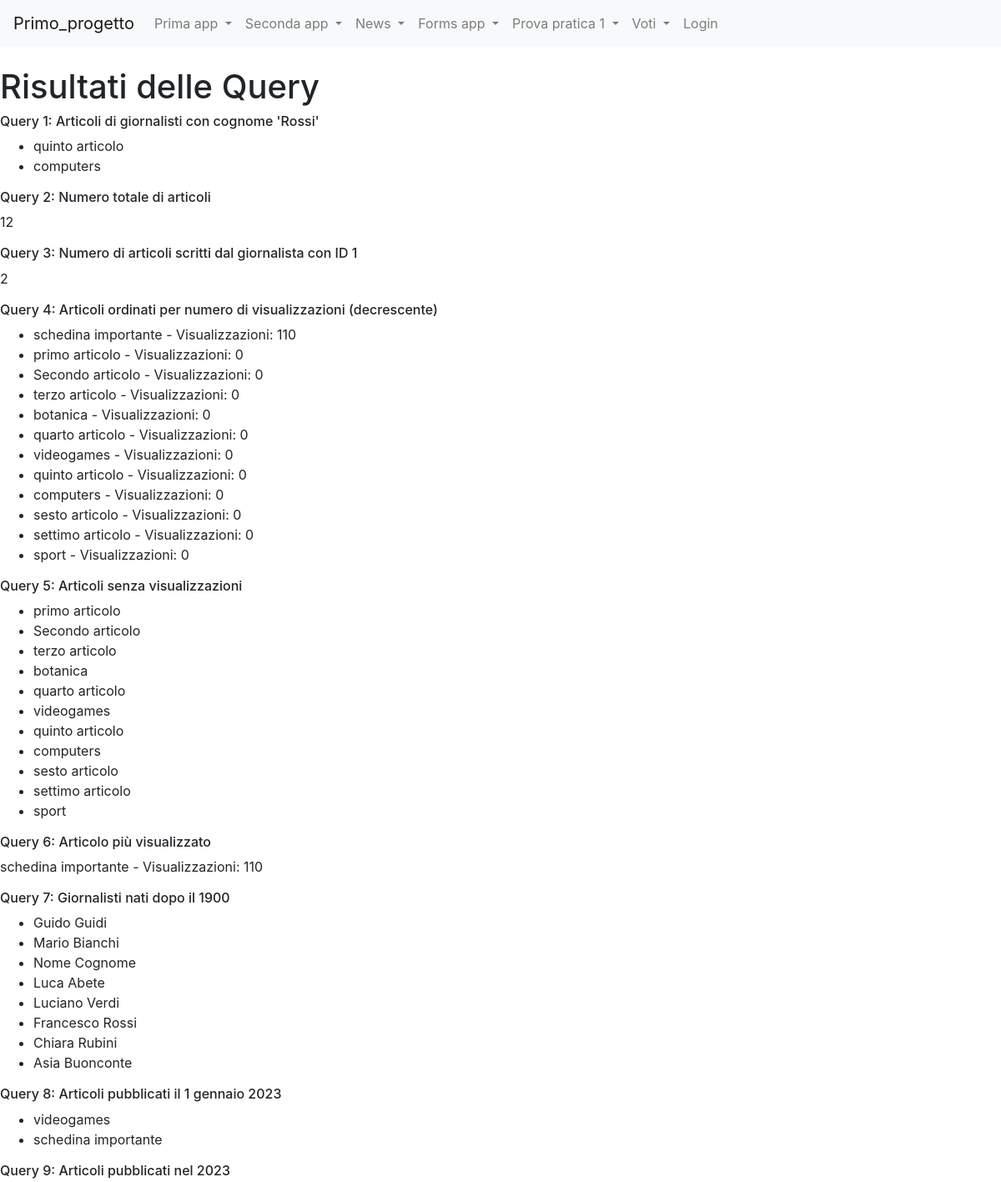
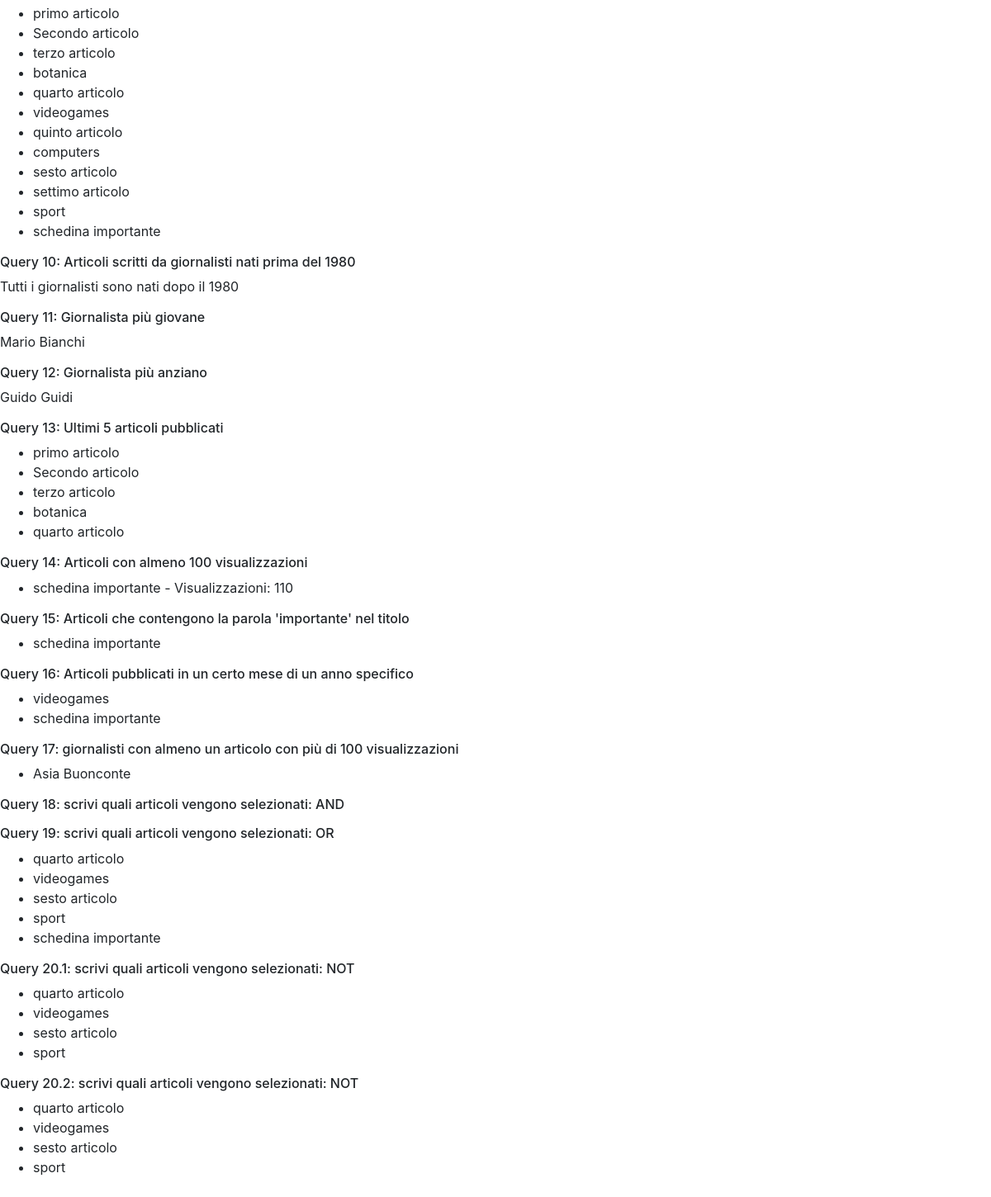
Page /news/query/ on the committed database (2 pictures, top to bottom).
### news/models.py (models this page shows, shortened)
class Articolo(models.Model):
    titolo = models.CharField(max_length=100)
    contenuto = models.TextField()
    giornalista= models.ForeignKey(Giornalista, on_delete=models.CASCADE, related_name="articoli")
    data= models.DateField(blank=True)
    visualizzazioni= models.IntegerField(default=0, blank=True)
    class Meta:
        verbose_name = "Articolo"
        verbose_name_plural = "Articoli"

class Giornalista(models.Model):
    nome = models.CharField(max_length=20)
    cognome = models.CharField(max_length=20)
    anno_di_nascita = models.DateField(blank=True)
    class Meta:
        verbose_name = "Giornalista"
        verbose_name_plural = "Giornalisti"

### news/views.py (the view)
# urls.py: path("query/", query_base, name="query"),
def query_base(request):
    articoli_cognome = Articolo.objects.filter(giornalista__cognome='Rossi')
    numero_totale_articoli = Articolo.objects.count()
    giornalista_1 = Giornalista.objects.get(id=3)
    numero_articoli_giornalista_1 = Articolo.objects.filter(giornalista=giornalista_1).count()
    articoli_ordinati = Articolo.objects.order_by('-visualizzazioni')
    articoli_senza_visualizzazioni = Articolo.objects.filter(visualizzazioni=0)
    articolo_piu_visualizzato = Articolo.objects.order_by('-visualizzazioni').first()
    giornalisti_data= Giornalista.objects.filter(anno_di_nascita__gt=datetime.date(1900, 1, 1))
    articoli_del_giorno=Articolo.objects.filter(data=datetime.date(2023, 1, 1))
    articoli_periodo= Articolo.objects.filter(data__range=(datetime.date(2023, 1, 1), datetime.date(2023, 12, 31)))
    giornalisti_nati= Giornalista.objects.filter(anno_di_nascita__lt=datetime.date(1980, 1, 1))
    articoli_giornalisti= Articolo.objects.filter(giornalista__in=giornalisti_nati)
    giornalista_giovane=Giornalista.objects.order_by('anno_di_nascita').first()
    giornalista_anziano=Giornalista.objects.order_by('-anno_di_nascita').first()
    ultimi= Articolo.objects.order_by('-data')[:5]
    articoli_minime_visualizzazioni= Articolo.objects.filter(visualizzazioni__gte=100)
    articoli_parola= Articolo.objects.filter(titolo__icontains='importante')
    articoli_mese_anno=Articolo.objects.filter(data__month=1, data__year=2023)
    giornalisti_con_articoli_popolari= Giornalista.objects.filter(articoli__visualizzazioni__gte=100).distinct()
    data=datetime.date(1990, 1, 1)
    visualizzazioni=50
    articoli_con_and= Articolo.objects.filter(giornalista__anno_di_nascita__gt=data, visualizzazioni__gte=visualizzazioni)
    from django.db.models import Q
    articoli_con_or=Articolo.objects.filter(Q(giornalista__anno_di_nascita__gt=data) | Q(visualizzazioni__gte=visualizzazioni))
    articoli_con_not=Articolo.objects.filter(~Q(giornalista__anno_di_nascita__lt=data))
    articoli_con_not2=Articolo.objects.exclude(giornalista__anno_di_nascita__lt=data)
    context= {
        'articoli_cognome': articoli_cognome,
        'numero_totale_articoli': numero_totale_articoli,
        'giornalista_1': giornalista_1,
        'numero_articoli_giornalista_1': numero_articoli_giornalista_1,
        'articoli_ordinati': articoli_ordinati,
        'articoli_senza_visualizzazioni': articoli_senza_visualizzazioni,
        'articolo_piu_visualizzato': articolo_piu_visualizzato,
        'giornalisti_data': giornalisti_data,
        'articoli_del_giorno': articoli_del_giorno,
        'articoli_periodo': articoli_periodo,
        'giornalista_giovane': giornalista_giovane,
        'giornalista_anziano': giornalista_anziano,
        'ultimi': ultimi,
        'articoli_minime_visualizzazioni': articoli_minime_visualizzazioni,
        'articoli_parola': articoli_parola,
        'articoli_mese_anno': articoli_mese_anno,
        'giornalisti_con_articoli_popolari': giornalisti_con_articoli_popolari,
        'articoli_con_and': articoli_con_and,
        'articoli_con_or': articoli_con_or,
        'articoli_con_not': articoli_con_not,
        'articoli_con_not2': articoli_con_not2,
    }
    return render (request, 'query.html', context)

### news/templates/query.html (shortened to what this page needs)
{% extends "base.html" %}
{%block content %}
    <h1>Risultati delle Query</h1>
    <h6>Query 1: Articoli di giornalisti con cognome 'Rossi'</h6>
    <ul>
        {% for articolo in articoli_cognome %}
            <li>{{ articolo.titolo }}</li>
        {% endfor %}
    </ul>
    <h6>Query 2: Numero totale di articoli</h6>
    <p>{{ numero_totale_articoli }}</p>
    <h6>Query 3: Numero di articoli scritti dal giornalista con ID 1</h6>
    <p>{{ numero_articoli_giornalista_1 }}</p>
    <h6>Query 4: Articoli ordinati per numero di visualizzazioni (decrescente)</h6>
    <ul>
        {% for articolo in articoli_ordinati %}
            <li>{{ articolo.titolo }} - Visualizzazioni: {{ articolo.visualizzazioni }}</li>
        {% endfor %}
    </ul>
    <h6>Query 5: Articoli senza visualizzazioni</h6>
    <ul>
        {% for articolo in articoli_senza_visualizzazioni %}
            <li>{{ articolo.titolo }}</li>
        {% endfor %}
    </ul>
    <h6>Query 6: Articolo più visualizzato</h6>
    <p>{{ articolo_piu_visualizzato.titolo }} - Visualizzazioni: {{ articolo_piu_visualizzato.visualizzazioni }}</p>
    <h6>Query 7: Giornalisti nati dopo il 1900</h6>
    <ul>
        {% for giornalista in giornalisti_data %}
            <li>{{ giornalista.nome }} {{ giornalista.cognome }}</li>
        {% endfor %}
    </ul>
    <h6>Query 8: Articoli pubblicati il 1 gennaio 2023</h6>
    <ul>
        {% for articolo in articoli_del_giorno %}
            <li>{{ articolo.titolo }}</li>
        {% endfor %}
    </ul>
    <h6>Query 9: Articoli pubblicati nel 2023</h6>
    <ul>
        {% for articolo in articoli_periodo %}
            <li>{{ articolo.titolo }}</li>
        {% endfor %}
    </ul>
    <h6>Query 10: Articoli scritti da giornalisti nati prima del 1980</h6>
    {% if articoli_giornalisti %}
        <ul>
            {% for articolo in articoli_giornalisti %}
                <li>{{ articolo.titolo }} - Scritto da {{ articolo.giornalista.nome }} {{ articolo.giornalista.cognome }}</li>
            {% endfor %}
        </ul>
    {% else %}
        <p>Tutti i giornalisti sono nati dopo il 1980</p>
    {% endif %}
    <h6>Query 11: Giornalista più giovane</h6>
    <p>{{ giornalista_giovane.nome }} {{ giornalista_giovane.cognome }}</p>
    <h6>Query 12: Giornalista più anziano</h6>
    <p>{{ giornalista_anziano.nome }} {{ giornalista_anziano.cognome }}</p>
    <h6>Query 13: Ultimi 5 articoli pubblicati</h6>
    <ul>
        {% for articolo in ultimi %}
            <li>{{ articolo.titolo }}</li>
        {% endfor %}
    </ul>
    <h6>Query 14: Articoli con almeno 100 visualizzazioni</h6>
    <ul>
        {% for articolo in articoli_minime_visualizzazioni %}
            <li>{{ articolo.titolo }} - Visualizzazioni: {{ articolo.visualizzazioni }}</li>
        {% endfor %}
    </ul>
    <h6>Query 15: Articoli che contengono la parola 'importante' nel titolo</h6>
    <ul>
        {% for articolo in articoli_parola %}
            <li>{{ articolo.titolo }}</li>
        {% endfor %}
    </ul>
    <h6>Query 16: Articoli pubblicati in un certo mese di un anno specifico</h6>
    <ul>
        {% if articoli_mese_anno %}
            {% for articolo in articoli_mese_anno %}
                <li>{{ articolo.titolo }}</li>
            {% endfor %}
        {% else %}
            <p>Non ci sono articoli pubblicati in questo mese</p>
        {% endif %}
    </ul>
    <h6>Query 17: giornalisti con almeno un articolo con più di 100 visualizzazioni</h6>
    <ul>
        {% for giornalista in giornalisti_con_articoli_popolari %}
            <li>{{ giornalista.nome }} {{ giornalista.cognome }}</li>
        {% endfor %}
    </ul>
    <h6>Query 18: scrivi quali articoli vengono selezionati: AND</h6>
    <h6>Query 19: scrivi quali articoli vengono selezionati: OR</h6>
    <ul>
        {% for articolo in articoli_con_or %}
            <li>{{ articolo.titolo }}</li>
        {% endfor %}
    </ul>
    <h6>Query 20.1: scrivi quali articoli vengono selezionati: NOT</h6>
    <ul>
        {% for articolo in articoli_con_not %}
            <li>{{ articolo.titolo }}</li>
        {% endfor %}
    </ul>
    <h6>Query 20.2: scrivi quali articoli vengono selezionati: NOT</h6>
    <ul>
        {% for articolo in articoli_con_not2 %}
            <li>{{ articolo.titolo }}</li>
        {% endfor %}
    </ul>
{%endblock content%}

### rows in the picture
Articolo: titolo "quinto articolo", visualizzazioni "0"
Articolo: titolo "computers", visualizzazioni "0"
Articolo: titolo "schedina importante", visualizzazioni "110"
Articolo: titolo "primo articolo", visualizzazioni "0"
Articolo: titolo "Secondo articolo", visualizzazioni "0"
Articolo: titolo "terzo articolo", visualizzazioni "0"
Articolo: titolo "botanica", visualizzazioni "0"
Articolo: titolo "quarto articolo", visualizzazioni "0"
Articolo: titolo "videogames", visualizzazioni "0"
Articolo: titolo "sesto articolo", visualizzazioni "0"
Articolo: titolo "settimo articolo", visualizzazioni "0"
Articolo: titolo "sport", visualizzazioni "0"
Giornalista: nome "Guido", cognome "Guidi"
Giornalista: nome "Mario", cognome "Bianchi"
Giornalista: nome "Nome", cognome "Cognome"
Giornalista: nome "Luca", cognome "Abete"
Giornalista: nome "Luciano", cognome "Verdi"
Giornalista: nome "Francesco", cognome "Rossi"
Giornalista: nome "Chiara", cognome "Rubini"
Giornalista: nome "Asia", cognome "Buonconte"

### other values in the picture
{{ numero_totale_articoli }} "12"
{{ numero_articoli_giornalista_1 }} "2"
